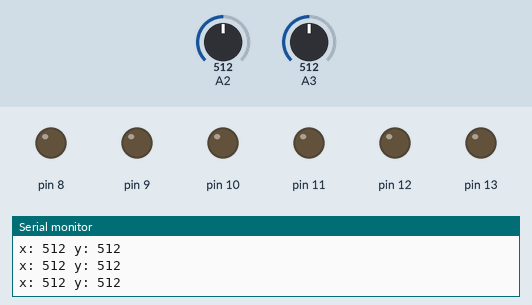
Simulated run of this sketch. Board: Arduino Uno, built for the host (arithmetic inside an expression is 32-bit, double 64-bit). On the bench: output pins drawn as LEDs (lit = HIGH), the last lines printed to the serial monitor. The test bench sets the inputs (shaded band); at power-on: A2 = 512, A3 = 512.

Above: at 1.2 s.
1.3 s: A2 set to 788
2.8 s: A2 set to 816
At 3.8 s:
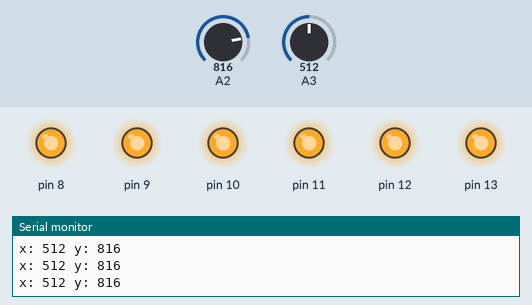
4.5 s: A2 set to 790
At 5.0 s:
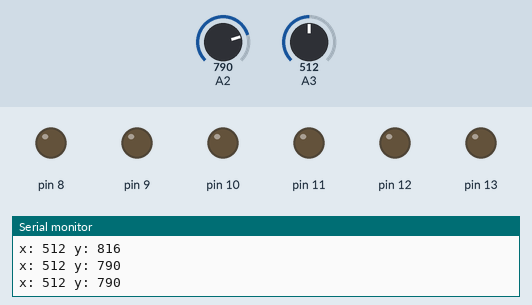
6.0 s: A2 set to 810
At 7.4 s:
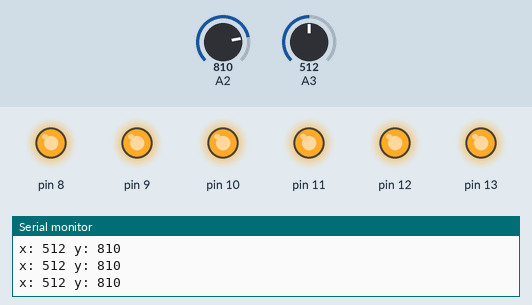
Timing chart, 0 to 8.5 s (numbered marks = the images above; inputs shaded):
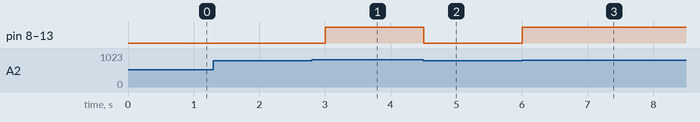

Measured:
- the behaviour switches between 800 and 801 on A2 (found by bisection; images 0 and 1)
- after the input at 2.8 s, pin 8–13: LOW → HIGH after 0.20 s
- after the input at 4.5 s, pin 8–13: HIGH → LOW at once
- after the input at 6.0 s, pin 8–13: LOW → HIGH at once

The sketch:

30.2.ino
```cpp
#include <avr/io.h>
#include <util/delay.h>
#include <avr/interrupt.h>

#define BITN(BIT_NUM)               (0x01 << (BIT_NUM))
#define SET_BIT(PORT, BIT_NUM)      ((PORT) |= (BITN(BIT_NUM)))
#define CHECK_BIT(PORT, BIT_NUM)    ((PORT) & (BITN(BIT_NUM)))
#define CLEAR_BIT(PORT, BIT_NUM)    ((PORT) &= (~(BITN(BIT_NUM))))

int main(void)
{
  DDRA = 0x00;
  int x, y = 0;
  DDRB = 0xFF;
  Serial.begin(2000000);
  while(true){
    ADMUX = 0x43;
    ADCSRA = 0xC7;
    while(CHECK_BIT(ADCSRA, ADSC));
    x = ADCW;

    ADMUX = 0x42;
    ADCSRA = 0xC7;
    while(CHECK_BIT(ADCSRA, ADSC));
    y = ADCW;

    Serial.print("x: ");
    Serial.print(x);
    Serial.print(" y: ");
    Serial.println(y);

    if(y < 800)
      PORTB = 0x00;
    else if(y > 800)
      PORTB = 0xFF;
    else if(x < 800)
      PORTB = 0x00;
    else if(x > 800)
      PORTB = 0xFF;
    _delay_ms(250);
  }
}
```
